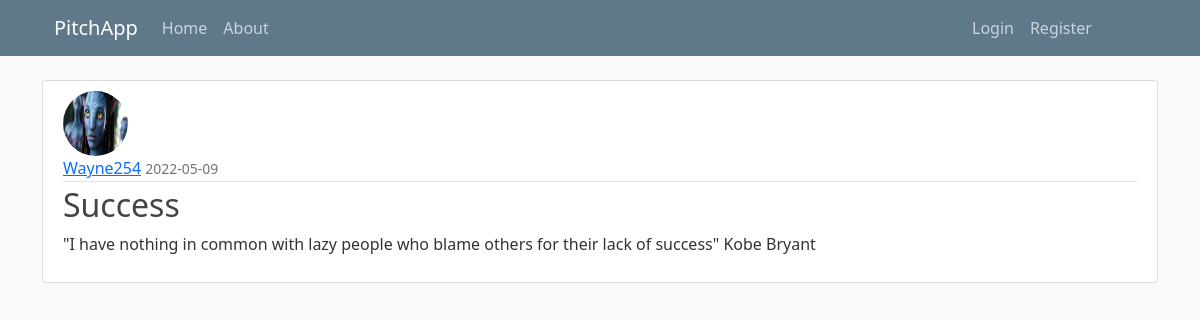
Screenshot of /post/3 with the database file from the repository.
### pitchapp/models.py (models this page shows, shortened)
class User(db.Model, UserMixin):
    id = db.Column(db.Integer, primary_key=True)
    username = db.Column(db.String(20), unique=True, nullable=False)
    email = db.Column(db.String(150), unique=True, nullable=False)
    image_file = db.Column(db.String(20), nullable=False, default='default.jpg')
    password = db.Column(db.String(70), nullable=False)
    posts = db.relationship('Post', backref='author', lazy=True)

class Post(db.Model):
    id = db.Column(db.Integer, primary_key=True)
    title = db.Column(db.String(120), nullable=False)
    date_posted = db.Column(db.DateTime, nullable=False, default=datetime.utcnow)
    content = db.Column(db.Text, nullable=False)
    user_id = db.Column(db.Integer, db.ForeignKey('user.id'), nullable=False)

### pitchapp/posts/routes.py (the view)
@posts.route('/post/<int:post_id>')
def post(post_id):
    post = Post.query.get_or_404(post_id)
    return render_template('post.html',title=post.title, post=post)

### pitchapp/templates/post.html (shortened to what this page needs)
{% extends "base.html" %} {% block content %}
<article class="media content-section">
    <img class="rounded-circle article-img"
        src="{{ url_for('static', filename='profile_picture/' + post.author.image_file) }}" alt="" />
    <div class="media-body">
        <div class="article-metadata">
            <a class="mr-2" href="#">{{ post.author.username }}</a>
            <small class="text-muted">{{ post.date_posted.strftime('%Y-%m-%d') }}</small>
        </div>
        <h2 class="article-title">{{ post.title }}</h2>
        <p class="article-content">{{ post.content }}</p>
    </div>
</article>
{% endblock content %}

### pitchapp/static/main.css (style rules this page uses)
body { background: #fafafa; color: #333333; margin-top: 5rem; }
h1, h2, h3, h4, h5, h6 { color: #444444; }
.content-section { background: #ffffff; padding: 10px 20px; border: 1px solid #dddddd; border-radius: 3px; margin-bottom: 20px; }
.article-title { color: #444444; }
.article-content { white-space: pre-line; }
.article-img { height: 65px; width: 65px; margin-right: 16px; }
.article-metadata { padding-bottom: 1px; margin-bottom: 4px; border-bottom: 1px solid #e3e3e3 }

### rows the page displays
User: image_file (placeholder picture), author.username "Wayne254"
Post: date_posted "2022-05-09", title "Success", content "\"I have nothing in common with lazy people who blame others for their lack of success\" Kobe Bryant"
